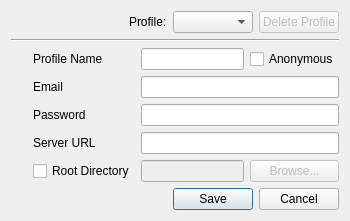
<?xml version="1.0" encoding="UTF-8"?>
<ui version="4.0">
 <class>CreateProfileDialog</class>
 <widget class="QDialog" name="CreateProfileDialog">
  <property name="geometry">
   <rect>
    <x>0</x>
    <y>0</y>
    <width>350</width>
    <height>217</height>
   </rect>
  </property>
  <property name="windowTitle">
   <string>Edit Profile</string>
  </property>
  <property name="windowIcon">
   <iconset>
    <normaloff>:/icons/MIDAS_Desktop_Icon.png</normaloff>:/icons/MIDAS_Desktop_Icon.png</iconset>
  </property>
  <layout class="QVBoxLayout" name="verticalLayout">
   <item>
    <layout class="QHBoxLayout" name="horizontalLayout_3">
     <item>
      <spacer name="horizontalSpacer">
       <property name="orientation">
        <enum>Qt::Horizontal</enum>
       </property>
       <property name="sizeHint" stdset="0">
        <size>
         <width>40</width>
         <height>20</height>
        </size>
       </property>
      </spacer>
     </item>
     <item>
      <widget class="QLabel" name="label_9">
       <property name="text">
        <string>Profile:</string>
       </property>
      </widget>
     </item>
     <item>
      <widget class="QComboBox" name="m_ProfileComboBox">
       <property name="minimumSize">
        <size>
         <width>80</width>
         <height>0</height>
        </size>
       </property>
      </widget>
     </item>
     <item>
      <widget class="QPushButton" name="m_DeleteButton">
       <property name="enabled">
        <bool>false</bool>
       </property>
       <property name="toolTip">
        <string>Delete this profile</string>
       </property>
       <property name="text">
        <string>Delete Profile</string>
       </property>
       <property name="icon">
        <iconset>
         <normaloff>:/icons/delete_small.png</normaloff>:/icons/delete_small.png</iconset>
       </property>
      </widget>
     </item>
    </layout>
   </item>
   <item>
    <widget class="Line" name="line">
     <property name="orientation">
      <enum>Qt::Horizontal</enum>
     </property>
    </widget>
   </item>
   <item>
    <layout class="QGridLayout" name="gridLayout_3">
     <item row="1" column="1">
      <widget class="QLabel" name="label_2">
       <property name="text">
        <string>Email</string>
       </property>
      </widget>
     </item>
     <item row="1" column="2" colspan="4">
      <widget class="QLineEdit" name="m_EmailEdit"/>
     </item>
     <item row="2" column="0">
      <widget class="QLabel" name="label_6">
       <property name="minimumSize">
        <size>
         <width>16</width>
         <height>16</height>
        </size>
       </property>
       <property name="maximumSize">
        <size>
         <width>16</width>
         <height>16</height>
        </size>
       </property>
       <property name="text">
        <string/>
       </property>
       <property name="pixmap">
        <pixmap>:/icons/lock.png</pixmap>
       </property>
       <property name="scaledContents">
        <bool>true</bool>
       </property>
      </widget>
     </item>
     <item row="2" column="2" colspan="4">
      <widget class="QLineEdit" name="m_PasswordEdit">
       <property name="echoMode">
        <enum>QLineEdit::Password</enum>
       </property>
      </widget>
     </item>
     <item row="2" column="1">
      <widget class="QLabel" name="label_4">
       <property name="text">
        <string>Password</string>
       </property>
      </widget>
     </item>
     <item row="3" column="2" colspan="4">
      <widget class="QLineEdit" name="m_ServerUrlEdit"/>
     </item>
     <item row="3" column="0">
      <widget class="QLabel" name="label_8">
       <property name="minimumSize">
        <size>
         <width>16</width>
         <height>16</height>
        </size>
       </property>
       <property name="maximumSize">
        <size>
         <width>16</width>
         <height>16</height>
        </size>
       </property>
       <property name="text">
        <string/>
       </property>
       <property name="pixmap">
        <pixmap>:/icons/earth_network.png</pixmap>
       </property>
       <property name="scaledContents">
        <bool>true</bool>
       </property>
      </widget>
     </item>
     <item row="3" column="1">
      <widget class="QLabel" name="label_7">
       <property name="text">
        <string>Server URL</string>
       </property>
      </widget>
     </item>
     <item row="0" column="2" colspan="3">
      <widget class="QLineEdit" name="m_ProfileNameEdit">
       <property name="sizePolicy">
        <sizepolicy hsizetype="Expanding" vsizetype="Fixed">
         <horstretch>0</horstretch>
         <verstretch>0</verstretch>
        </sizepolicy>
       </property>
      </widget>
     </item>
     <item row="0" column="1">
      <widget class="QLabel" name="label">
       <property name="text">
        <string>Profile Name</string>
       </property>
      </widget>
     </item>
     <item row="0" column="0">
      <widget class="QLabel" name="label_5">
       <property name="text">
        <string/>
       </property>
       <property name="pixmap">
        <pixmap>:/icons/dude3.png</pixmap>
       </property>
      </widget>
     </item>
     <item row="4" column="2" colspan="3">
      <widget class="QLineEdit" name="m_RootDirEdit">
       <property name="enabled">
        <bool>false</bool>
       </property>
       <property name="sizePolicy">
        <sizepolicy hsizetype="Expanding" vsizetype="Fixed">
         <horstretch>0</horstretch>
         <verstretch>0</verstretch>
        </sizepolicy>
       </property>
      </widget>
     </item>
     <item row="4" column="1">
      <widget class="QCheckBox" name="m_RootDirCheckbox">
       <property name="enabled">
        <bool>true</bool>
       </property>
       <property name="text">
        <string>Root Directory</string>
       </property>
      </widget>
     </item>
     <item row="4" column="0">
      <widget class="QLabel" name="label_11">
       <property name="text">
        <string/>
       </property>
       <property name="pixmap">
        <pixmap>:/icons/gpl_folder_open.png</pixmap>
       </property>
      </widget>
     </item>
     <item row="4" column="5">
      <widget class="QPushButton" name="m_BrowseButton">
       <property name="enabled">
        <bool>false</bool>
       </property>
       <property name="sizePolicy">
        <sizepolicy hsizetype="Minimum" vsizetype="Fixed">
         <horstretch>0</horstretch>
         <verstretch>0</verstretch>
        </sizepolicy>
       </property>
       <property name="minimumSize">
        <size>
         <width>20</width>
         <height>0</height>
        </size>
       </property>
       <property name="maximumSize">
        <size>
         <width>16777215</width>
         <height>16777215</height>
        </size>
       </property>
       <property name="text">
        <string>Browse...</string>
       </property>
      </widget>
     </item>
     <item row="0" column="5">
      <widget class="QCheckBox" name="m_AnonymousCheckbox">
       <property name="toolTip">
        <string>Anonymous access</string>
       </property>
       <property name="layoutDirection">
        <enum>Qt::LeftToRight</enum>
       </property>
       <property name="text">
        <string>Anonymous</string>
       </property>
      </widget>
     </item>
    </layout>
   </item>
   <item>
    <widget class="QDialogButtonBox" name="buttonBox">
     <property name="orientation">
      <enum>Qt::Horizontal</enum>
     </property>
     <property name="standardButtons">
      <set>QDialogButtonBox::Cancel|QDialogButtonBox::Save</set>
     </property>
    </widget>
   </item>
  </layout>
 </widget>
 <tabstops>
  <tabstop>m_ProfileComboBox</tabstop>
  <tabstop>m_DeleteButton</tabstop>
  <tabstop>m_ProfileNameEdit</tabstop>
  <tabstop>m_AnonymousCheckbox</tabstop>
  <tabstop>m_EmailEdit</tabstop>
  <tabstop>m_PasswordEdit</tabstop>
  <tabstop>m_ServerUrlEdit</tabstop>
  <tabstop>m_RootDirCheckbox</tabstop>
  <tabstop>m_RootDirEdit</tabstop>
  <tabstop>m_BrowseButton</tabstop>
  <tabstop>buttonBox</tabstop>
 </tabstops>
 <resources>
  <include location="../MIDASDesktopIcons.qrc"/>
  <include location="../MIDASDesktopIcons.qrc"/>
  <include location="../MIDASDesktopIcons.qrc"/>
  <include location="../MIDASDesktopIcons.qrc"/>
  <include location="../MIDASDesktopIcons.qrc"/>
  <include location="../MIDASDesktopIcons.qrc"/>
  <include location="../MIDASDesktopIcons.qrc"/>
  <include location="../MIDASDesktopIcons.qrc"/>
  <include location="../MIDASDesktopIcons.qrc"/>
  <include location="../MIDASDesktopIcons.qrc"/>
  <include location="../MIDASDesktopIcons.qrc"/>
  <include location="../MIDASDesktopIcons.qrc"/>
  <include location="../MIDASDesktopIcons.qrc"/>
  <include location="../MIDASDesktopIcons.qrc"/>
  <include location="../MIDASDesktopIcons.qrc"/>
 </resources>
 <connections>
  <connection>
   <sender>buttonBox</sender>
   <signal>accepted()</signal>
   <receiver>CreateProfileDialog</receiver>
   <slot>accept()</slot>
   <hints>
    <hint type="sourcelabel">
     <x>257</x>
     <y>200</y>
    </hint>
    <hint type="destinationlabel">
     <x>157</x>
     <y>274</y>
    </hint>
   </hints>
  </connection>
  <connection>
   <sender>buttonBox</sender>
   <signal>rejected()</signal>
   <receiver>CreateProfileDialog</receiver>
   <slot>reject()</slot>
   <hints>
    <hint type="sourcelabel">
     <x>325</x>
     <y>200</y>
    </hint>
    <hint type="destinationlabel">
     <x>286</x>
     <y>274</y>
    </hint>
   </hints>
  </connection>
 </connections>
</ui>
